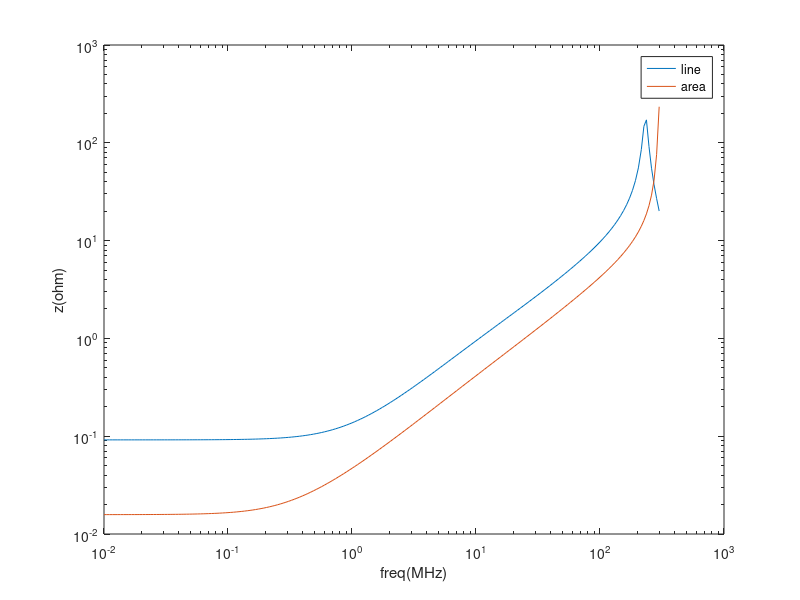

MATLAB code to generate this figure:
clc
clear
data=[0.01	0.091715	0.015785
0.010525	0.0917157	0.0157859
0.0110776	0.0917165	0.0157868
0.0116591	0.0917173	0.0157879
0.0122713	0.0917183	0.015789
0.0129155	0.0917193	0.0157903
0.0135936	0.0917205	0.0157918
0.0143072	0.0917218	0.0157934
0.0150584	0.0917232	0.0157951
0.0158489	0.0917248	0.0157971
0.016681	0.0917266	0.0157992
0.0175568	0.0917285	0.0158016
0.0184785	0.0917307	0.0158043
0.0194486	0.0917331	0.0158072
0.0204697	0.0917357	0.0158104
0.0215443	0.0917386	0.015814
0.0226754	0.0917419	0.015818
0.0238659	0.0917454	0.0158224
0.0251189	0.0917494	0.0158273
0.0264376	0.0917538	0.0158327
0.0278256	0.0917587	0.0158387
0.0292864	0.0917641	0.0158453
0.030824	0.09177	0.0158526
0.0324423	0.0917766	0.0158607
0.0341455	0.091784	0.0158697
0.0359381	0.0917921	0.0158796
0.0378249	0.091801	0.0158906
0.0398107	0.0918109	0.0159028
0.0419008	0.0918219	0.0159162
0.0441006	0.0918341	0.0159311
0.0464159	0.0918475	0.0159476
0.0488527	0.0918624	0.0159657
0.0514175	0.0918789	0.0159859
0.054117	0.0918971	0.0160081
0.0569581	0.0919172	0.0160327
0.0599484	0.0919395	0.0160598
0.0630957	0.0919642	0.0160898
0.0664083	0.0919915	0.0161229
0.0698947	0.0920216	0.0161594
0.0735642	0.0920549	0.0161997
0.0774264	0.0920918	0.0162442
0.0814913	0.0921325	0.0162932
0.0857696	0.0921776	0.0163472
0.0902725	0.0922273	0.0164067
0.0950119	0.0922823	0.0164722
0.1	0.0923431	0.0165442
0.10525	0.0924103	0.0166234
0.110776	0.0924845	0.0167105
0.116591	0.0925664	0.0168061
0.122713	0.0926569	0.016911
0.129155	0.0927569	0.017026
0.135936	0.0928673	0.0171519
0.143072	0.0929892	0.0172898
0.150584	0.0931237	0.0174405
0.158489	0.0932722	0.0176051
0.16681	0.0934361	0.0177848
0.175568	0.0936169	0.0179806
0.184785	0.0938163	0.0181938
0.194486	0.0940362	0.0184257
0.204697	0.0942787	0.0186776
0.215443	0.0945459	0.0189509
0.226754	0.0948403	0.0192472
0.238659	0.0951645	0.0195678
0.251189	0.0955214	0.0199144
0.264376	0.0959141	0.0202886
0.278256	0.096346	0.0206923
0.292864	0.0968208	0.021127
0.30824	0.0973423	0.0215947
0.324423	0.0979149	0.0220972
0.341455	0.0985432	0.0226366
0.359381	0.099232	0.0232149
0.378249	0.0999866	0.0238341
0.398107	0.100813	0.0244965
0.419008	0.101717	0.0252043
0.441006	0.102704	0.0259599
0.464159	0.103783	0.0267658
0.488527	0.104959	0.0276245
0.514175	0.106242	0.0285386
0.54117	0.107638	0.0295111
0.569581	0.109157	0.0305447
0.599484	0.110808	0.0316425
0.630957	0.112599	0.0328078
0.664083	0.114541	0.034044
0.698947	0.116645	0.0353546
0.735642	0.118921	0.0367433
0.774264	0.121381	0.0382142
0.814913	0.124036	0.0397714
0.857696	0.126899	0.0414193
0.902725	0.129982	0.0431626
0.950119	0.1333	0.0450063
1	0.136865	0.0469555
1.0525	0.140693	0.0490158
1.10776	0.144799	0.0511928
1.16591	0.149197	0.0534928
1.22713	0.153904	0.0559221
1.29155	0.158938	0.0584874
1.35936	0.164314	0.0611961
1.43072	0.170052	0.0640554
1.50584	0.17617	0.0670733
1.58489	0.182689	0.070258
1.6681	0.189627	0.0736183
1.75568	0.197008	0.0771633
1.84785	0.204853	0.0809026
1.94486	0.213185	0.0848462
2.04697	0.222028	0.0890047
2.15443	0.231409	0.0933892
2.26754	0.241352	0.0980113
2.38659	0.251887	0.102883
2.51189	0.26304	0.108018
2.64376	0.274844	0.113429
2.78256	0.287328	0.11913
2.92864	0.300525	0.125136
3.0824	0.31447	0.131462
3.24423	0.329198	0.138126
3.41455	0.344746	0.145143
3.59381	0.361153	0.152532
3.78249	0.378458	0.160311
3.98107	0.396703	0.1685
4.19008	0.415932	0.17712
4.41006	0.436189	0.186192
4.64159	0.457522	0.195738
4.88527	0.479979	0.205782
5.14175	0.50361	0.216349
5.4117	0.528468	0.227465
5.69581	0.554607	0.239156
5.99484	0.582082	0.25145
6.30957	0.610952	0.264377
6.64083	0.641278	0.277968
6.98947	0.673121	0.292256
7.35642	0.706546	0.307273
7.74264	0.741622	0.323056
8.14913	0.778419	0.339641
8.57696	0.81701	0.357068
9.02725	0.857472	0.375377
9.50119	0.899887	0.394613
10	0.944339	0.414819
10.525	0.990921	0.436045
11.0776	1.03973	0.458341
11.6591	1.09086	0.48176
12.2713	1.14443	0.50636
12.9155	1.20056	0.532201
13.5936	1.25937	0.559346
14.3072	1.321	0.587865
15.0584	1.3856	0.61783
15.8489	1.45333	0.649318
16.681	1.52437	0.682411
17.5568	1.59889	0.717198
18.4785	1.67712	0.753772
19.4486	1.75926	0.792231
20.4697	1.84555	0.832684
21.5443	1.93626	0.875241
22.7585	2.03865	0.923311
24.041	2.14678	0.974094
25.3958	2.26105	1.02776
26.827	2.38188	1.08448
28.3388	2.50974	1.14446
29.9358	2.64511	1.20789
31.6228	2.78854	1.27501
33.4048	2.9406	1.34604
35.2874	3.10194	1.42124
37.2759	3.27325	1.50089
39.3766	3.45528	1.58528
41.5956	3.64888	1.67473
43.9397	3.85498	1.76959
46.4159	4.0746	1.87024
49.0316	4.30892	1.9771
51.7947	4.55924	2.09061
54.7136	4.82705	2.2113
57.7969	5.11403	2.3397
61.054	5.42213	2.47644
64.4947	5.75362	2.62223
68.1292	6.1111	2.77783
71.9686	6.49768	2.94413
76.0243	6.91699	3.12214
80.3086	7.3734	3.31301
84.8343	7.87218	3.51807
89.6151	8.41973	3.73884
94.6652	9.02396	3.97715
100	9.69475	4.2351
105.635	10.4446	4.51523
111.588	11.2897	4.82059
117.877	12.2511	5.15488
124.52	13.3572	5.52269
131.537	14.6469	5.92971
138.95	16.1751	6.3832
146.78	18.0223	6.89252
155.052	20.3108	7.47003
163.789	23.2368	8.13236
173.02	27.135	8.90259
182.77	32.6274	9.81372
193.07	41.0067	10.9148
203.95	55.4262	12.2822
215.443	85.5132	14.0421
225.878	147.311	16.0436
236.818	171.624	18.7667
248.289	91.7361	22.7382
260.314	54.9554	29.1716
272.922	37.2124	41.6135
286.141	26.8953	76.2207
300	20.0735	233.78


];

figure(1)
loglog(data(:,1),data(:,2));hold on
loglog(data(:,1),data(:,3));hold off
legend('line','area')
xlabel('freq(MHz)')
ylabel('z(ohm)')